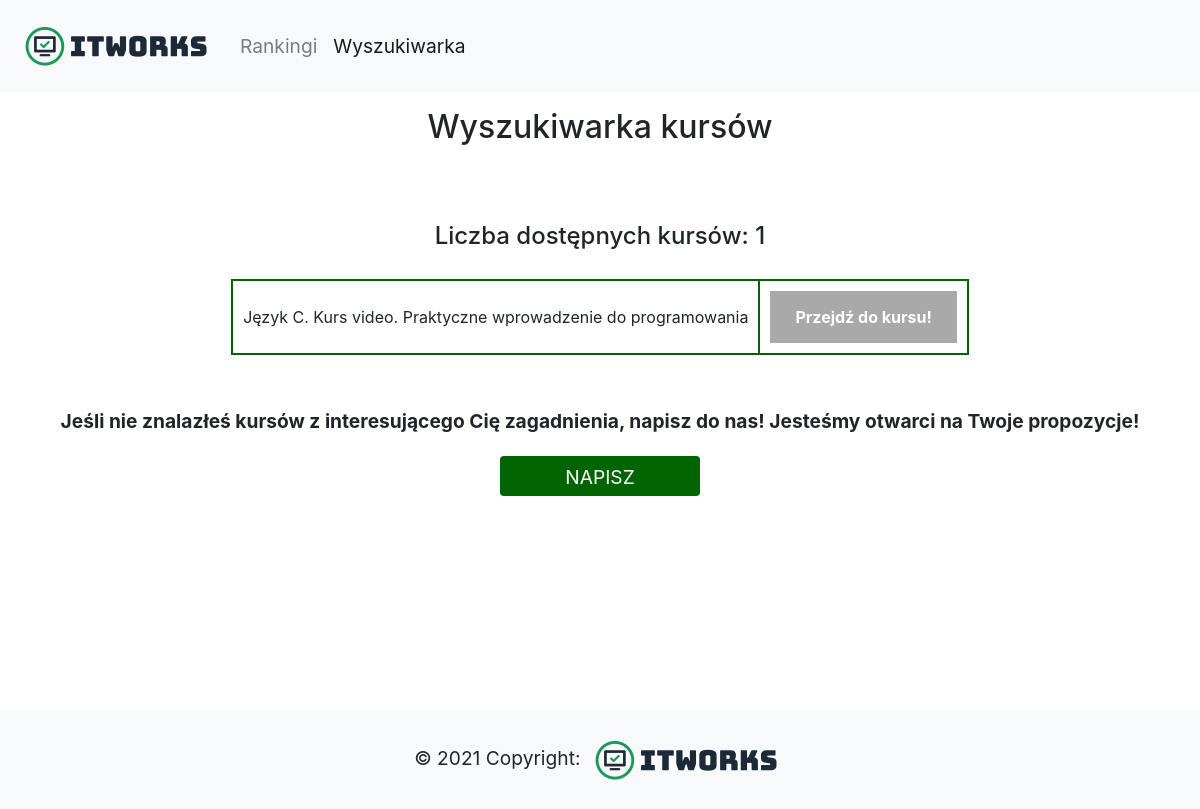
Before: /search-c with the older database file.
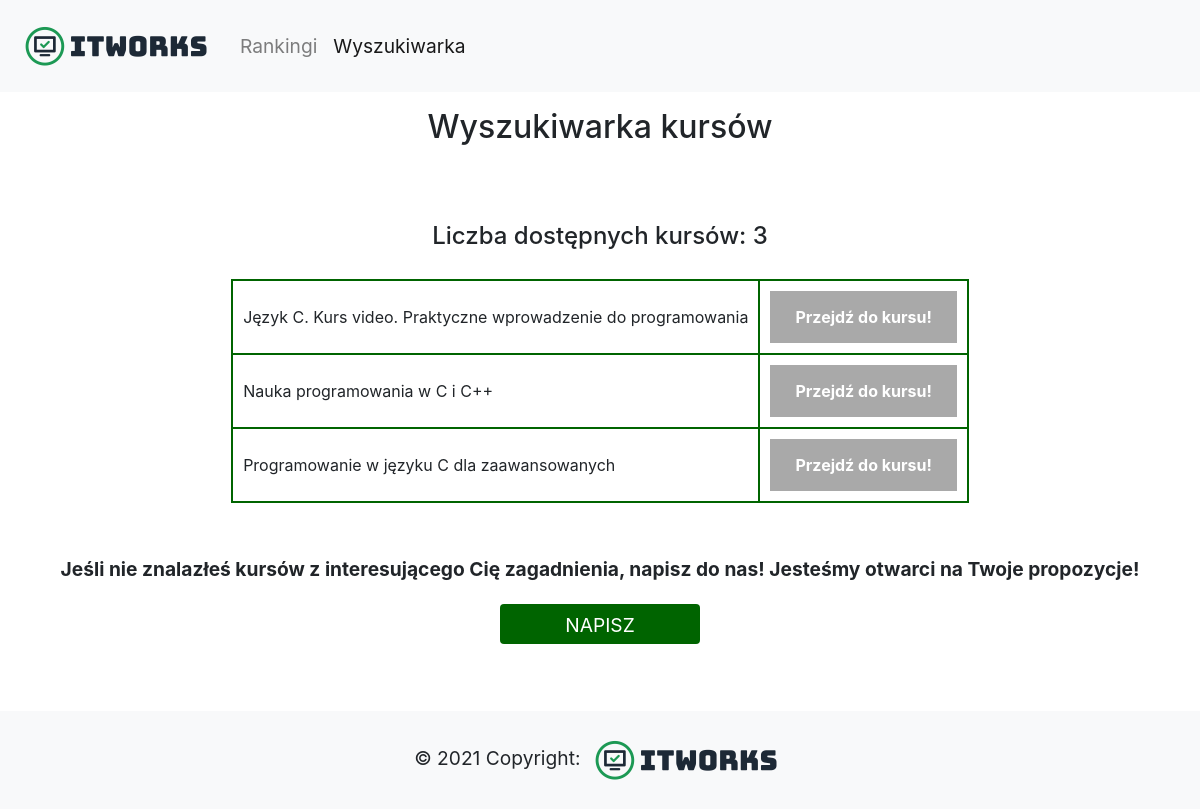
After: the same page with the newer database file.
### tables this page shows
CREATE TABLE courses (course_title TEXT, course_url TEXT);

### app.py (the view)
@app.route('/search-c', methods=['GET','POST'])
def search_c():
    try:
        conn = sqlite3.connect('courses.db')
        conn.row_factory = sqlite3.Row
        cur = conn.cursor()
        query = "SELECT * from courses WHERE course_title LIKE '% c %' OR course_title LIKE '% c.%' ORDER BY course_title"
        cur.execute(query)
        conn.commit()
        rows = cur.fetchall()
        rows_number = len(rows)
        if rows:
            flash("Liczba dostępnych kursów: " + str(len(rows)))
        conn.close()
        return render_template('categories_search_results.html', rows=rows)
    except OperationalError:
        flash("Wystąpił błąd podczas próby połączenia się z bazą")

### templates/categories_search_results.html (shortened to what this page needs)
<!DOCTYPE html>
<html lang="en">
<head>
    <link rel="stylesheet" href="https://maxcdn.bootstrapcdn.com/bootstrap/4.5.2/css/bootstrap.min.css">
</head>
<body>
    <div id="page-container">
        <nav class="navbar navbar-expand-lg navbar-light bg-light">
            <a class="navbar-brand" href="/">
                <img src="{{url_for('static', filename='logo2.png')}}" alt="">
            </a>
            <div class="collapse navbar-collapse" id="navbarNav" style="font-size: larger;">
                <ul class="navbar-nav">
                    <li class="nav-item ">
                        <a class="nav-link" href="/">Rankingi</a>
                    </li>
                    <li class="nav-item active">
                        <a class="nav-link" href="/browser">Wyszukiwarka</a>
                    </li>
                </ul>
            </div>
        </nav>
        <div id="content-wrap">
            <div class="container h-100">
                <div class="row h-100 justify-content-center align-items-center">
                    <div class="d-flex justify-content-center mt-3 mb-3">
                        <h2>Wyszukiwarka kursów</h2>
                    </div>
                </div>
            </div>
            <div class="container-fluid p-3 my-3">
                {% for message in get_flashed_messages() %}
                <div class="d-flex justify-content-center" style="font-size: larger; font-weight: bold; padding: 20px;"><h4>{{ message }}</h4></div>
                {% endfor %}
                <table style="margin-left: auto; margin-right: auto;">
                    {% for row in rows %}
                    <tr>
                        <td>{{row["course_title"]}}</td>
                        <td><a href='{{row["course_url"]}}' class="courseLink" target="_blank">Przejdź do kursu!</a></td>
                    </tr>
                    {% endfor %}
                </table>
            </div>
            <div class="d-flex justify-content-center" style="font-size: larger; font-weight: bold; padding: 20px;">
                Jeśli nie znalazłeś kursów z interesującego Cię zagadnienia, napisz do nas! Jesteśmy otwarci na Twoje propozycje!
            </div>
            <div class="d-flex justify-content-center">
                <button type="submit" class="btn" style="background-color: darkgreen; color: white; font-size: larger; width: 200px; height: 40px;"
                    onclick="location.href='mailto:itworks.website@gmail.com';">NAPISZ</button>
            </div>
            <br>
            <footer class="bg-light text-center text-lg-start" style="left: 0; bottom: 0; width: 100%;" id="footer">
                <div class="text-center p-3 bg-light" style=" font-size: larger;">
                    © 2021 Copyright: <img src="{{url_for('static', filename='logo2.png')}}" alt="">
                </div>
            </footer>
        </div>
    </div>
</body>
</html>

Changed rows visible on the page:
now on this page (row edited): courses: course_title "Nauka programowania w C i C++"
now on this page (row edited): courses: course_title "Programowanie w języku C dla zaawansowanych"
Other visible differences:
new list line: "Liczba dostępnych kursów: 3"
list line gone: "Liczba dostępnych kursów: 1"
